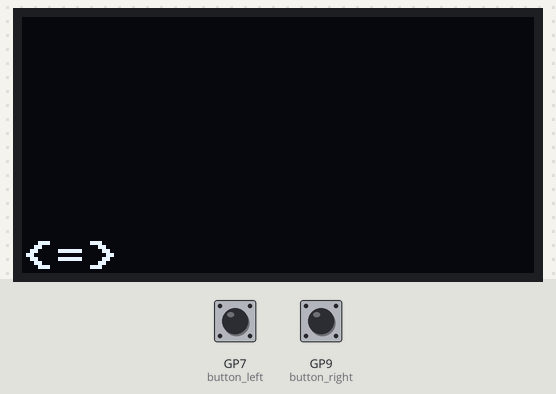
A program run on a simulated Raspberry Pi Pico running MicroPython. Shown: 128×64 one-colour display. Inputs (shaded band) come from the test bench; at power-on: GP9 (button_right) HIGH, GP7 (button_left) HIGH.

Above: at 1.2 s.
1.3 s: GP9 (button_right) pulled LOW for 1 s
At 1.39 s:
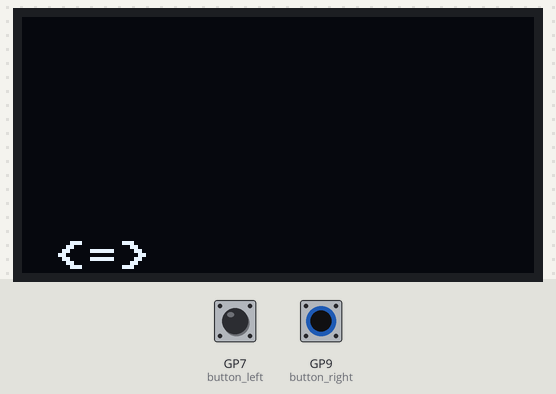
At 3.2 s:
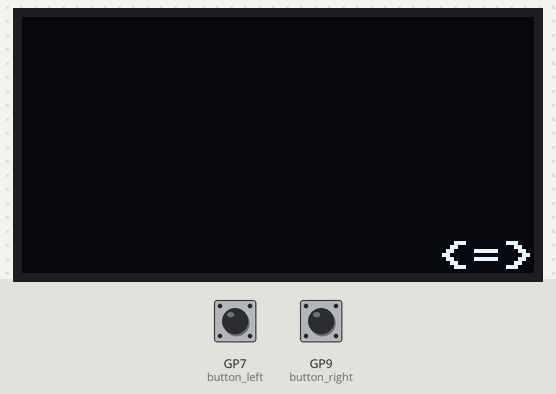
Timing chart, 0 to 4.7 s (numbered marks = the images above; inputs shaded):
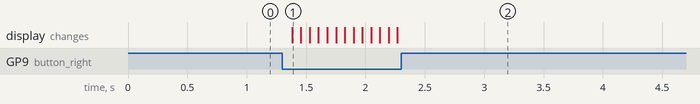

The program:

1.1.py
```python
import time
from machine import UART, Pin, I2C, Timer, ADC
from ssd1306 import SSD1306_I2C

button_left = Pin(7, Pin.IN, Pin.PULL_UP)
button_right = Pin(9, Pin.IN, Pin.PULL_UP)

i2c = I2C(1, scl=Pin(15), sda=Pin(14), freq=400000)

oled_width = 128
oled_height = 64
oled = SSD1306_I2C(oled_width, oled_height, i2c)

ufo = "<=>"
ufo_width = 24
ufo_x = 0
ufo_y = oled_height - 8
ufo_speed = 8

while True:

    if not button_left.value():
        ufo_x -= ufo_speed
    elif not button_right.value():
        ufo_x += ufo_speed

    if ufo_x < 0:
        ufo_x = 0
    elif ufo_x + ufo_width > oled_width:
        ufo_x = oled_width - ufo_width

    oled.fill(0)
    oled.text(ufo, ufo_x, ufo_y, 1)
    oled.show()

    time.sleep(0.05)
    
```

Measured:
- after the input at 1.3 s, the display: changes after 0.08 s (image 1)
